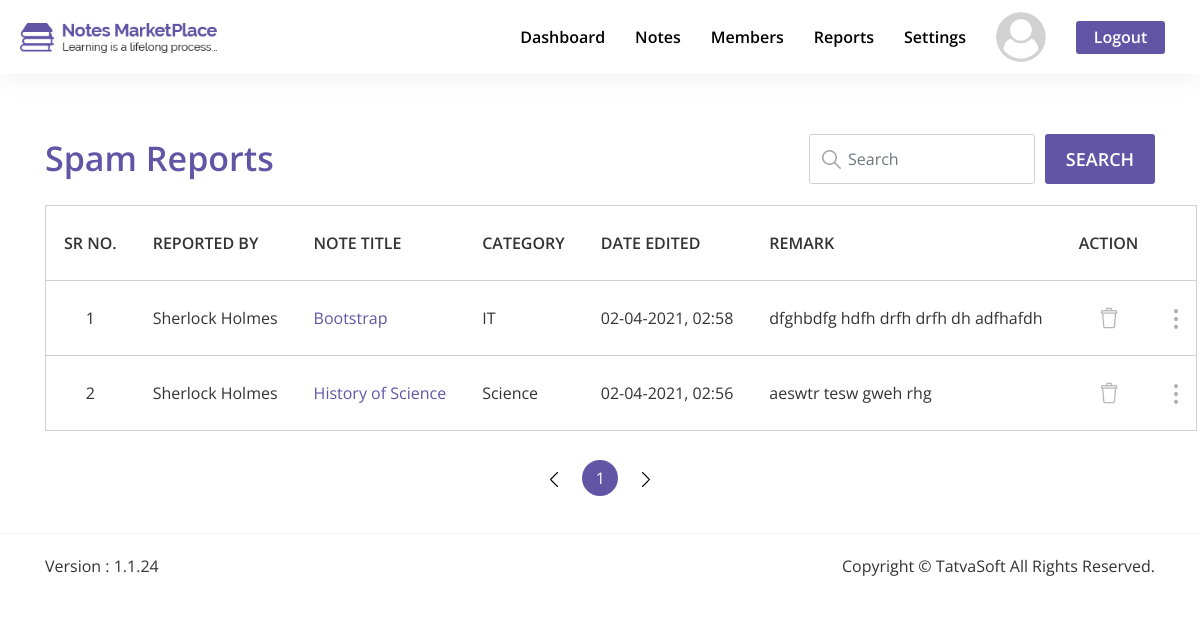
The app's page /Admin/html/spam-reports.php (signed in) with its own data.
### tables this page shows
CREATE TABLE `system_configuration` (
  `SysConfigID` int(11) NOT NULL,
  `Key` varchar(100) NOT NULL,
  `Value` mediumtext NOT NULL,
  `CreatedDate` datetime DEFAULT current_timestamp(),
  `CreatedBy` int(11) DEFAULT NULL,
  `ModifiedDate` datetime DEFAULT NULL ON UPDATE current_timestamp(),
  `ModifiedBy` int(11) DEFAULT NULL,
  `IsActive` bit(1) NOT NULL DEFAULT b'1'
);

CREATE TABLE `seller_notes_reported_issues` (
  `ReportID` int(11) NOT NULL,
  `NoteID` int(11) NOT NULL,
  `ReportedBy` int(11) NOT NULL,
  `AgainstDownloadID` int(11) NOT NULL,
  `Remarks` mediumtext NOT NULL,
  `CreatedDate` datetime DEFAULT current_timestamp(),
  `CreatedBy` int(11) DEFAULT NULL,
  `ModifiedDate` datetime DEFAULT NULL ON UPDATE current_timestamp(),
  `ModifiedBy` int(11) DEFAULT NULL
);

CREATE TABLE `users` (
  `UserID` int(11) NOT NULL,
  `RoleID` int(11) NOT NULL DEFAULT 3,
  `FirstName` varchar(50) NOT NULL,
  `LastName` varchar(50) NOT NULL,
  `EmailID` varchar(100) NOT NULL,
  `Password` varchar(24) NOT NULL,
  `IsEmailVerified` bit(1) NOT NULL DEFAULT b'0',
  `CreatedDate` datetime DEFAULT current_timestamp(),
  `CreatedBy` int(11) DEFAULT NULL,
  `ModifiedDate` datetime DEFAULT NULL ON UPDATE current_timestamp(),
  `ModifiedBy` int(11) DEFAULT NULL,
  `IsActive` bit(1) NOT NULL DEFAULT b'1'
);

CREATE TABLE `seller_notes` (
  `NoteID` int(11) NOT NULL,
  `SellerID` int(11) NOT NULL,
  `Status` int(11) NOT NULL,
  `ActionedBy` int(11) DEFAULT NULL,
  `AdminRemarks` mediumtext DEFAULT NULL,
  `PublishedDate` datetime DEFAULT NULL,
  `Title` varchar(100) NOT NULL,
  `Category` int(11) NOT NULL,
  `DisplayPicture` varchar(500) DEFAULT NULL,
  `NoteType` int(11) DEFAULT NULL,
  `NumberOfPages` int(11) DEFAULT NULL,
  `Description` mediumtext NOT NULL,
  `UniversityName` varchar(200) DEFAULT NULL,
  `Country` int(11) DEFAULT NULL,
  `Course` varchar(100) DEFAULT NULL,
  `CourseCode` varchar(100) DEFAULT NULL,
  `Professor` varchar(100) DEFAULT NULL,
  `IsPaid` bit(1) NOT NULL,
  `SellingPrice` decimal(10,0) DEFAULT NULL,
  `NotesPreview` mediumtext DEFAULT NULL,
  `CreatedDate` datetime DEFAULT current_timestamp(),
  `CreatedBy` int(11) DEFAULT NULL,
  `ModifiedDate` datetime DEFAULT NULL ON UPDATE current_timestamp(),
  `ModifiedBy` int(11) DEFAULT NULL,
  `IsActive` bit(1) NOT NULL DEFAULT b'1'
);

CREATE TABLE `note_categories` (
  `CategoryID` int(11) NOT NULL,
  `Name` varchar(100) NOT NULL,
  `Description` mediumtext NOT NULL,
  `CreatedDate` datetime DEFAULT current_timestamp(),
  `CreatedBy` int(11) DEFAULT NULL,
  `ModifiedDate` datetime DEFAULT NULL ON UPDATE current_timestamp(),
  `ModifiedBy` int(11) DEFAULT NULL,
  `IsActive` bit(1) NOT NULL DEFAULT b'1'
);

### Admin/includes/user-dp.php (called while the page is built, shortened)
<?php
if (isset($_SESSION['UserLoggedIn'])) {
    $UserID = $_SESSION['UserID'];
    $profile_query = "SELECT * FROM users u JOIN user_profile up ON u.UserID = up.UserID WHERE u.UserID = {$UserID} ";
    $profile_query_result = mysqli_query($connection, $profile_query);
    $get_default_dp = mysqli_query($connection, "SELECT * FROM system_configuration c WHERE c.Key = 'DefaultMemberDisplayPicture' ");
    $get_default_dp_path = mysqli_fetch_assoc($get_default_dp)['Value'];
    if (mysqli_num_rows($profile_query_result) != 0) {
        $getUserDP = "SELECT ProfilePicture FROM user_profile WHERE UserID = {$UserID} ";
        $getUserDP_query = mysqli_query($connection, $getUserDP);
        confirmQuery($getUserDP_query);
        $getUserDP_row = mysqli_fetch_assoc($getUserDP_query);
        $DP_name = $getUserDP_row['ProfilePicture'];
        if ($DP_name != null) {
            $user_dp_path = $DP_name;
        } else {
            $user_dp_path = $get_default_dp_path;
        }
    } else {
        $user_dp_path = $get_default_dp_path;
    }
}

### Admin/html/spam-reports.php (the view, shortened to what this page needs)
<?php include "../includes/head.php"; ?>
<body>
    <section id="spam-reports" class="admin-manage-page">
        <div class="only-white-nav extra-style-nav only-white-nav-with-mb">
            <header class="site-header">
                <div class="header-wrapper">
                    <div class="logo-wrapper">
                        <a href="dashboard.php" title="Site Logo">
                            <img src="../images/logo/dark-logo.png" alt="Logo">
                        </a>
                    </div>
                    <div class="navigation-wrapper">
                        <nav class="main-nav">
                            <ul class="menu-navigation">
                                <li>
                                    <a class="hover-bottom-border" href="dashboard.php">Dashboard</a>
                                </li>
                                <li>
                                    <div class="dropdown notes-btn-dropdown">
                                        <a class="hover-bottom-border" role="button" id="notes-dropdown-lable" data-toggle="dropdown" aria-haspopup="true" aria-expanded="false">Notes</a>
                                    </div>
                                </li>
                                <li>
                                    <a class="hover-bottom-border" href="members.php">Members</a>
                                </li>
                                <li>
                                    <div class="dropdown reports-btn-dropdown">
                                        <a class="hover-bottom-border" role="button" id="reports-dropdown-lable" data-toggle="dropdown" aria-haspopup="true" aria-expanded="false">Reports</a>
                                    </div>
                                </li>
                                <li>
                                    <div class="dropdown settings-btn-dropdown">
                                        <a class="hover-bottom-border" role="button" id="settings-dropdown-lable" data-toggle="dropdown" aria-haspopup="true" aria-expanded="false">Settings</a>
                                    </div>
                                </li>
                                <li class="logged-in-user-photo-li">
                                    <div class="dropdown user-picture-dropdown">
                                        <a href="#" role="button" id="dropdownMenuLink" data-toggle="dropdown" aria-haspopup="true" aria-expanded="false">
                                            <div class="logged-in-user-photo">
                                                <img src="<?php echo $user_dp_path; ?>" alt="User Photo" class="rounded-circle">
                                            </div>
                                        </a>
                                    </div>
                                </li>
                                <li>
                                    <a class="btn btn-general btn-purple logout-link" href="javascript:void(0)">Logout</a>
                                </li>
                            </ul>
                        </nav>
                    </div>
                </div>
            </header>
        </div>
        <div class="content-box-lg">
            <div class="container">
                <div class="row no-gutters">
                    <div class="col-lg-6 col-md-6 col-sm-5 col-12 text-left box-heading-wrapper">
                        <p class="box-heading">Spam Reports</p>
                    </div>
                    <div class="col-lg-6 col-md-6 col-sm-7 col-12">
                        <div class="row no-gutters text-right general-search-bar-btn-wrapper">
                            <div class="form-group has-search-bar">
                                <span class="search-symbol"><img src="../images/Dashboard/search-icon.png" alt=""></span>
                                <input id="spam-reports-search-bar" type="text" class="form-control input-box-style search-notes-bar" placeholder="Search">
                            </div>
                            <button id="spam-reports-search-btn" class="btn btn-general btn-purple general-search-bar-btn">Search</button>
                        </div>
                    </div>
                </div>
            </div>
            <div class="container">
                <div class="spam-reports-table general-table-responsive">
                    <div class="table-responsive-xl">
                        <table class="table table-bordered" id="spam-reports-table">
                            <thead>
                                <tr>
                                    <th scope="col" class="text-center" data-orderable="false">sr no.</th>
                                    <th scope="col">Reported by</th>
                                    <th scope="col">Note title</th>
                                    <th scope="col">Category</th>
                                    <th scope="col">Date Edited</th>
                                    <th scope="col">Remark</th>
                                    <th scope="col" class="text-center" data-orderable="false">Action</th>
                                    <th scope="col" data-orderable="false"></th>
                                </tr>
                            </thead>
                            <tbody>
                                <?php
                                $spam_reports = mysqli_query($connection, "SELECT * FROM seller_notes_reported_issues ");
                                while ($row = mysqli_fetch_assoc($spam_reports)) {
                                    $report_id = $row['ReportID'];
                                    $reported_by_id = $row['ReportedBy'];
                                    $reported_by_row = mysqli_fetch_assoc(mysqli_query($connection, "SELECT * FROM users WHERE UserID = {$reported_by_id} AND IsActive = 1 "));
                                    $reported_by = $reported_by_row['FirstName'] . " " . $reported_by_row['LastName'];
                                    $note_id = $row['NoteID'];
                                    $note_row = mysqli_fetch_assoc(mysqli_query($connection, "SELECT * FROM seller_notes WHERE IsActive = 1 AND NoteID = {$note_id} "));
                                    $note_title = $note_row['Title'];
                                    $note_category = mysqli_fetch_assoc(mysqli_query($connection, "SELECT Name FROM note_categories WHERE CategoryID = {$note_row['Category']} AND IsActive = 1 "))['Name'];
                                    $report_created_date = date("d-m-Y, h:i", strtotime($row['CreatedDate']));
                                    $report_created_date_str = strtotime($report_created_date);
                                    $report_remarks = $row['Remarks'];
                                ?>
                                    <tr>
                                        <td class="text-center"></td>
                                        <td><?php echo $reported_by; ?></td>
                                        <td class="purple-td"><a href='note-details.php?note_id=<?php echo $note_id; ?>'><?php echo $note_title; ?></a></td>
                                        <td><?php echo $note_category; ?></td>
                                        <td data-sort="<?php echo $report_created_date_str; ?>"><?php echo $report_created_date; ?></td>
                                        <td><?php echo $report_remarks; ?></td>
                                        <td class="text-center">
                                            <a class="delete-spam-link" href="" rel="spam-reports.php?report_id=<?php echo $report_id; ?>" data-toggle="modal" data-target="#deleteSpamReportModal">
                                                <img class="delete-img-in-table" src="../images/Dashboard/delete.png" alt="edit">
                                            </a>
                                        </td>
                                        <td class="text-center visible-overflow-for-dropdown">
                                            <div class="dropdown dropdown-dots-table">
                                                <a href="#" role="button" id="dropdownMenuLink" data-toggle="dropdown" aria-haspopup="true" aria-expanded="false">
                                                    <img class="dots-in-table" src="../images/Dashboard/dots.png" alt="edit">
                                                </a>
                                            </div>
                                        </td>
                                    </tr>
                                <?php } ?>
                            </tbody>
                        </table>
                    </div>
                </div>
            </div>
        </div>
        <?php include "../includes/footer.php"; ?>
    </section>
</body>
</html>

### Admin/css/responsive.css (style rules this page uses)
@media (max-width: 1300px) { .only-white-nav.extra-style-nav.only-white-nav-with-mb { margin-bottom: 74px; } }
@media (max-width: 1300px) { .only-white-nav.extra-style-nav .site-header .header-wrapper { padding: 0px 20px; } }
@media (max-width: 1300px) { .only-white-nav.extra-style-nav .site-header .header-wrapper .navigation-wrapper .main-nav .menu-navigation>li { margin: 0px 15px; } }
@media (max-width: 1300px) { .only-white-nav.extra-style-nav .site-header { max-height: 74px; } }
@media (max-width: 1300px) { .only-white-nav.extra-style-nav .site-header .header-wrapper { height: 74px; margin: auto; } }
@media (max-width: 1300px) { .only-white-nav.extra-style-nav .site-header .header-wrapper .logo-wrapper { height: 74px; } }
@media (max-width: 1300px) { .only-white-nav.extra-style-nav .site-header .header-wrapper .logo-wrapper a img { height: 40px; } }

### records on screen
system_configuration: Value (placeholder picture)
seller_notes_reported_issues: ReportedBy.LastName "Sherlock Holmes", NoteID.Title "History of Science", NoteID.Name "Science", CreatedDate "02-04-2021, 02:56", Remarks "aeswtr tesw gweh rhg"
seller_notes_reported_issues: ReportedBy.LastName "Sherlock Holmes", NoteID.Title "Bootstrap", NoteID.Name "IT", CreatedDate "02-04-2021, 02:58", Remarks "dfghbdfg hdfh drfh drfh dh adfhafdh"
